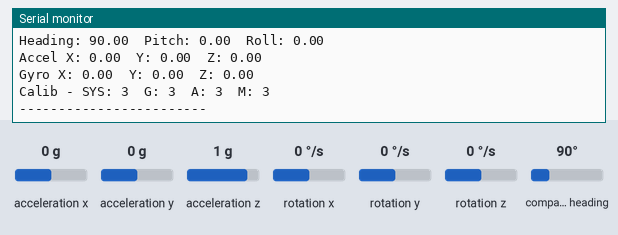
A sketch run on a simulated Arduino Uno, built with avr-gcc and run on an emulated ATmega328P. Shown: the last lines printed to the serial monitor. The inputs (shaded band) are chosen by the test bench; at power-on: acceleration x 0 g, acceleration y 0 g, acceleration z 1 g, rotation x 0 °/s, rotation y 0 °/s, rotation z 0 °/s, compass heading 90°.

Above: at 3.2 s.
3.3 s: acceleration x set to -1.4 g
At 4.17 s:
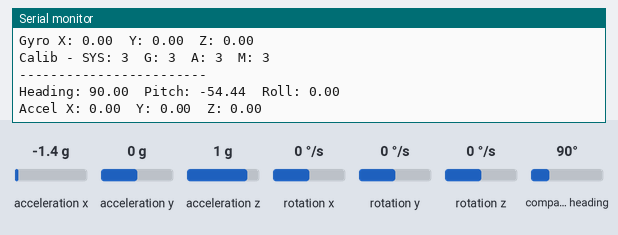
5.6 s: acceleration y set to -1.4 g
At 6.28 s:
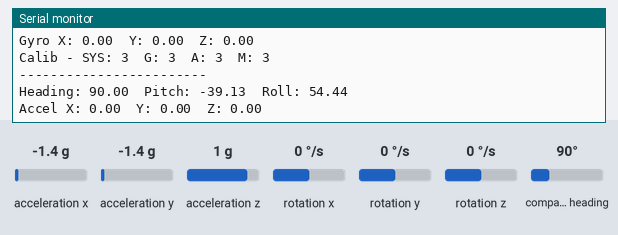
7.9 s: acceleration z set to -1.4 g
At 8.39 s:
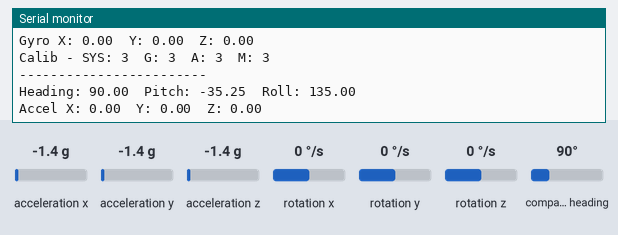
10.2 s: rotation x set to -192 °/s
At 11.4 s:
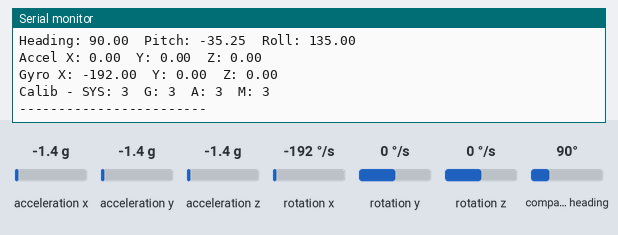
12.5 s: rotation y set to -192 °/s
At 13.6 s:
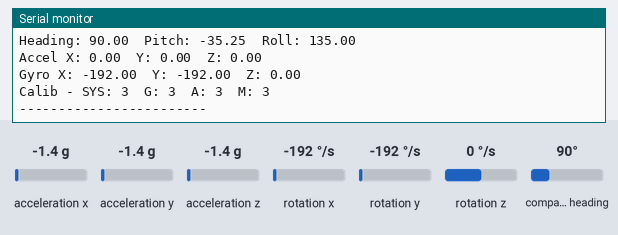
Timing chart, 0 to 15.5 s (numbered marks = the images above; inputs shaded):
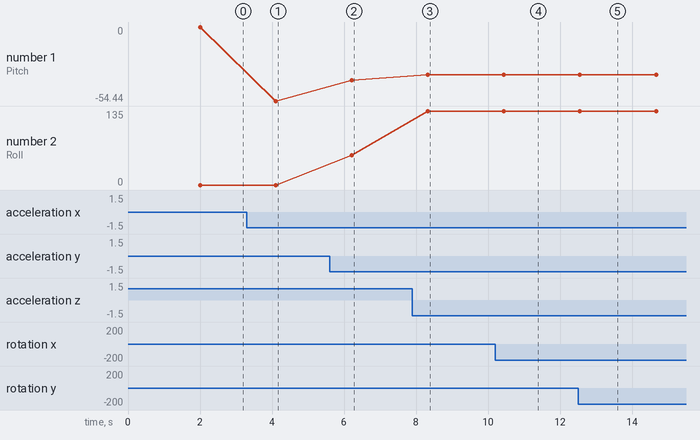

The sketch:

BNO055.ino
```cpp
#include <Wire.h>
#include <Adafruit_Sensor.h>
#include <Adafruit_BNO055.h>
#include <utility/imumaths.h>

// ADR pini GND ise adres 0x28, VCC ise 0x29
Adafruit_BNO055 bno = Adafruit_BNO055(55, 0x28);

void setup() {
  Serial.begin(9600);
  delay(1000);

  Serial.println("BNO055 baslatiliyor...");

  if (!bno.begin()) {
    Serial.println("BNO055 bulunamadi! Baglantilari kontrol edin.");
    while (1); // Hata durumunda burada kal
  }

  // Harici kristal kullan (çoğu breakout için öneriliyor)
  bno.setExtCrystalUse(true);

  Serial.println("BNO055 baslatildi!");
  delay(1000);
}

void loop() {
  // Euler acilari (derece cinsinden)
  imu::Vector<3> euler = bno.getVector(Adafruit_BNO055::VECTOR_EULER);
  Serial.print("Heading: "); Serial.print(euler.x());
  Serial.print("  Pitch: "); Serial.print(euler.y());
  Serial.print("  Roll: ");  Serial.println(euler.z());

  // Lineer ivme (m/s^2)
  imu::Vector<3> accel = bno.getVector(Adafruit_BNO055::VECTOR_LINEARACCEL);
  Serial.print("Accel X: "); Serial.print(accel.x());
  Serial.print("  Y: ");     Serial.print(accel.y());
  Serial.print("  Z: ");     Serial.println(accel.z());

  // Gyro (deg/s)
  imu::Vector<3> gyro = bno.getVector(Adafruit_BNO055::VECTOR_GYROSCOPE);
  Serial.print("Gyro X: "); Serial.print(gyro.x());
  Serial.print("  Y: ");    Serial.print(gyro.y());
  Serial.print("  Z: ");    Serial.println(gyro.z());

  // Kalibrasyon durumu
  uint8_t sys, gyroC, accelC, magC;
  bno.getCalibration(&sys, &gyroC, &accelC, &magC);
  Serial.print("Calib - SYS: "); Serial.print(sys);
  Serial.print("  G: ");         Serial.print(gyroC);
  Serial.print("  A: ");         Serial.print(accelC);
  Serial.print("  M: ");         Serial.println(magC);

  Serial.println("------------------------");
  delay(2000);
}
```

Measured:
- after the input at 3.3 s, the serial monitor: prints a new line after 0.81 s (image 1)
- after the input at 5.6 s, the serial monitor: prints a new line after 0.62 s (image 2)
- after the input at 7.9 s, the serial monitor: prints a new line after 0.43 s (image 3)
- after the input at 10.2 s, the serial monitor: prints a new line after 0.32 s (image 4)
- after the input at 12.5 s, the serial monitor: prints a new line after 0.13 s (image 5)
- plotted number 1: 0 → -54.44 after the input at 3.3 s, -54.44 → -39.13 after the input at 5.6 s, -39.13 → -35.25 after the input at 7.9 s
- plotted number 2: 0 → 54.44 after the input at 5.6 s, 54.44 → 135 after the input at 7.9 s
